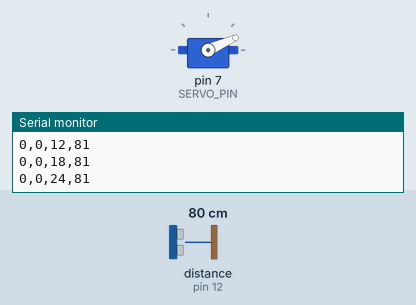
Simulated run of this sketch. Board: Arduino Uno, built with avr-gcc and run on an emulated ATmega328P. Parts: servo, the last lines printed to the serial monitor. The inputs (shaded band) are chosen by the test bench; at power-on: distance to the obstacle (sensor on pin 12) 80 cm. The echo pulse lasts 58.3 µs per cm.

Above: at 1.2 s.
1.3 s: distance to the obstacle (sensor on pin 12) set to 2 cm
At 1.73 s:
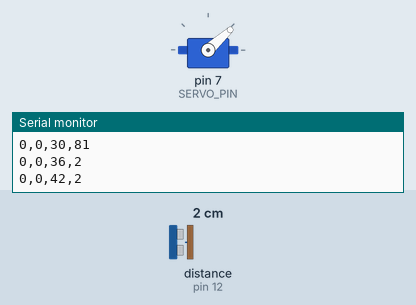
4.3 s: distance to the obstacle (sensor on pin 12) set to 35 cm
At 4.35 s:
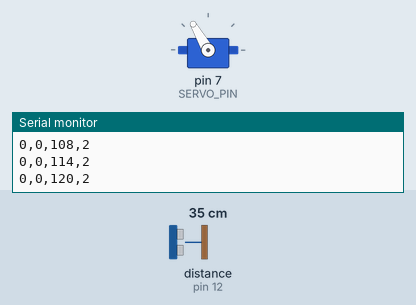
Timing chart, 0 to 13.3 s (numbered marks = the images above; inputs shaded):
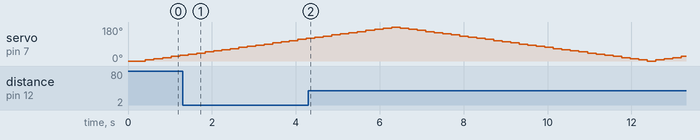

The sketch:

autre_module.ino
```cpp
// Sketch pour un seul module HC-SRO4

#include <NewPing.h>
#include <Servo.h>

#define SERVO_PIN 7
#define TRIGGER_PIN 11
#define ECHO_PIN 12
#define MAX_DISTANCE 200

// NewPing setup of pins and maximum distance
NewPing sonar(TRIGGER_PIN, ECHO_PIN, MAX_DISTANCE);
Servo servo;
int degre = 0;
int signe = 1;

void setup() {
   Serial.begin(9600);
   servo.attach(SERVO_PIN);
   servo.write(0);
}

void loop() {
   delay(200);
   unsigned int distance = sonar.ping_cm();
   if(distance > 3 || distance < 107) {
    Serial.print("0,0,");
    Serial.print(degre);
    Serial.print(",");
    Serial.println(distance);
   }
   servo.write(degre);
   degre = degre + signe*6;
   if(degre==180 || degre==0) {
    signe = - signe;
   }
}
```
